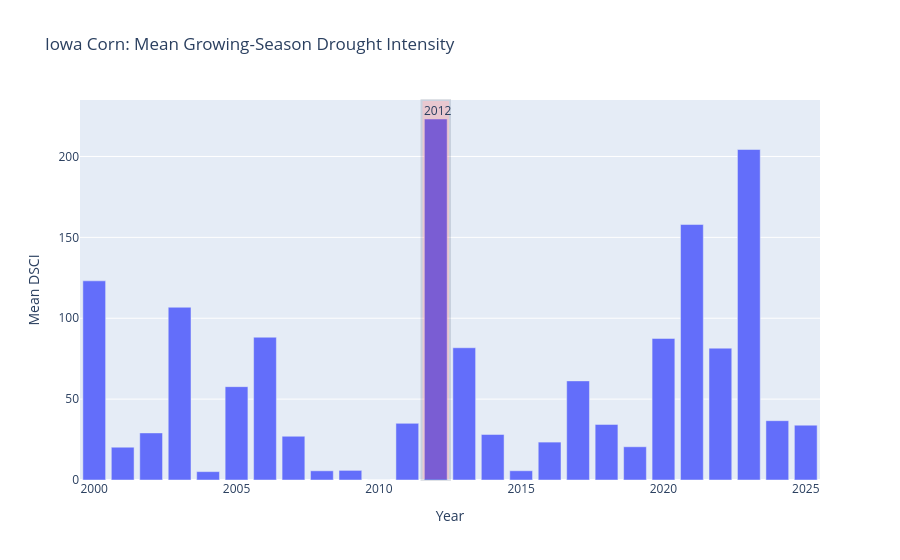

This figure's notebook cell:
### Code cell
# How bad was the drought? Compare DSCI (Drought Severity and Coverage Index)
# 0 = no drought, 500 = entire county in D4 (exceptional) all season

fig = px.bar(
    yearly, x="year", y="mean_dsci",
    title="Iowa Corn: Mean Growing-Season Drought Intensity",
    labels={"mean_dsci": "Mean DSCI", "year": "Year"},
)
fig.add_vrect(x0=2011.5, x1=2012.5, fillcolor="red", opacity=0.15,
              annotation_text="2012", annotation_position="top left")
fig.show()

### Figure 1 — Plotly figure (JSON) as saved in the notebook; plotly's stock layout.template omitted (floating-point values rounded to 4 significant figures)
{"data": [{"hovertemplate": "Year=%{x}<br>Mean DSCI=%{y}<extra></extra>", "legendgroup": "", "marker": {"color": "#636efa", "pattern": {"shape": ""}}, "name": "", "orientation": "v", "showlegend": false, "textposition": "auto", "type": "bar", "x": [2000, 2001, 2002, 2003, 2004, 2005, 2006, 2007, 2008, 2009, 2010, 2011, 2012, 2013, 2014, 2015, 2016, 2017, 2018, 2019, 2020, 2021, 2022, 2023, 2024, 2025], "xaxis": "x", "y": [123.1, 20.27, 29.11, 106.8, 5.177, 57.69, 88.27, 27.05, 5.682, 5.946, 0.0, 35.01, 223.2, 81.75, 28.15, 5.715, 23.43, 61.28, 34.36, 20.54, 87.51, 157.9, 81.5, 204.3, 36.67, 33.9], "yaxis": "y"}], "layout": {"annotations": [{"showarrow": false, "text": "2012", "x": 2012.0, "xanchor": "left", "xref": "x", "y": 1, "yanchor": "top", "yref": "y domain"}], "barmode": "relative", "legend": {"tracegroupgap": 0}, "shapes": [{"fillcolor": "red", "opacity": 0.15, "type": "rect", "x0": 2012.0, "x1": 2012.0, "xref": "x", "y0": 0, "y1": 1, "yref": "y domain"}], "title": {"text": "Iowa Corn: Mean Growing-Season Drought Intensity"}, "xaxis": {"anchor": "y", "domain": [0.0, 1.0], "title": {"text": "Year"}}, "yaxis": {"anchor": "x", "domain": [0.0, 1.0], "title": {"text": "Mean DSCI"}}}}
